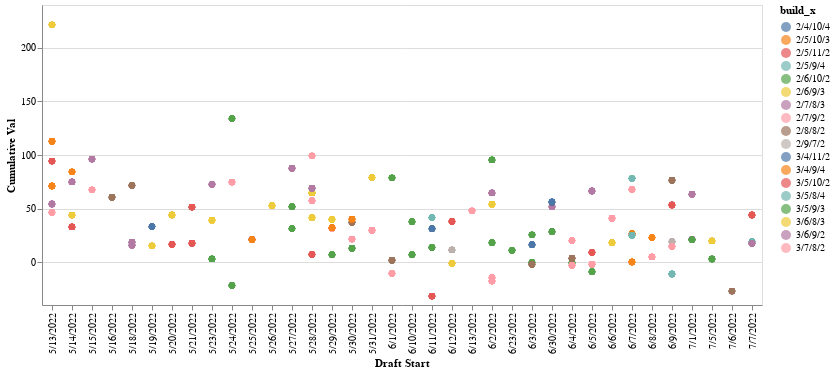

Write notebook code for a chart like this one.
### Code cell
#Team Build by draft date, with cumulative ADP value

alt.Chart(df1).mark_circle(size=40).encode(
    x='Draft Start',
    y='Cumulative Val',
    color='build_x',
    tooltip=['Draft Start','Team', 'Strategy', 'Elite Onesie', 'build_x', 'Cumulative Val']
).interactive()

### Figure 1 — Vega-Lite specification as saved in the notebook (floating-point values rounded to 4 significant figures; data arrays with more than 128 entries replaced by an {"elided": "..."} marker saying what was removed)
{"config": {"view": {"continuousWidth": 400, "continuousHeight": 300}}, "data": {"name": "data-f5e86a5dabf817dac371e205f601ce8f"}, "mark": {"type": "circle", "size": 40}, "encoding": {"color": {"field": "build_x", "type": "nominal"}, "tooltip": [{"field": "Draft Start", "type": "nominal"}, {"field": "Team", "type": "quantitative"}, {"field": "Strategy", "type": "nominal"}, {"field": "Elite Onesie", "type": "nominal"}, {"field": "build_x", "type": "nominal"}, {"field": "Cumulative Val", "type": "quantitative"}], "x": {"field": "Draft Start", "type": "nominal"}, "y": {"field": "Cumulative Val", "type": "quantitative"}}, "selection": {"selector002": {"type": "interval", "bind": "scales", "encodings": ["x", "y"]}}, "$schema": "https://vega.github.io/schema/vega-lite/v4.17.0.json", "datasets": {"data-f5e86a5dabf817dac371e205f601ce8f": {"elided": "2180 records"}}}
